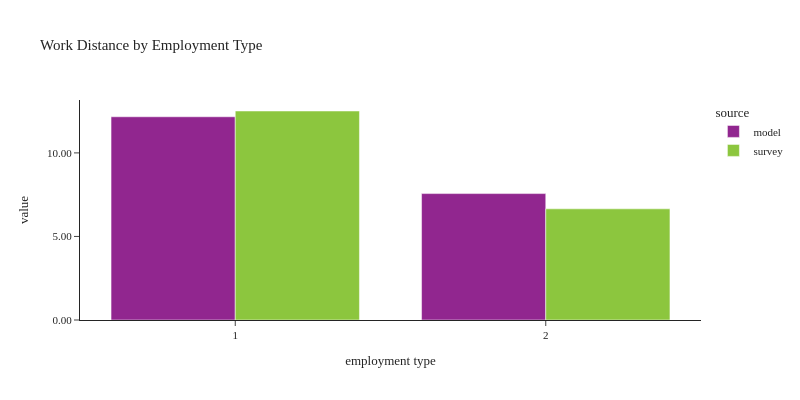

Here is the notebook cell this chart was saved with:
### Code cell
plot_work_location(df_workers, 'pwtyp', 'Employment Type', 'employment type')

### Figure 1 — Plotly figure (JSON) as saved in the notebook; plotly's stock layout.template omitted (floating-point values rounded to 4 significant figures)
{"data": [{"alignmentgroup": "True", "customdata": [[1786229], [436830]], "hovertemplate": "source=model<br>pwtyp=%{x}<br>value=%{y}<br>sample count=%{customdata[0]}<extra></extra>", "legendgroup": "model", "marker": {"color": "#91268F", "pattern": {"shape": ""}}, "name": "model", "offsetgroup": "model", "orientation": "v", "showlegend": true, "textposition": "auto", "type": "bar", "x": [1, 2], "xaxis": "x", "y": [12.16, 7.565], "yaxis": "y"}, {"alignmentgroup": "True", "customdata": [[2335], [488]], "hovertemplate": "source=survey<br>pwtyp=%{x}<br>value=%{y}<br>sample count=%{customdata[0]}<extra></extra>", "legendgroup": "survey", "marker": {"color": "#8CC63E", "pattern": {"shape": ""}}, "name": "survey", "offsetgroup": "survey", "orientation": "v", "showlegend": true, "textposition": "auto", "type": "bar", "x": [1, 2], "xaxis": "x", "y": [12.51, 6.652], "yaxis": "y"}], "layout": {"barmode": "group", "font": {"size": 11}, "height": 400, "legend": {"title": {"text": "source"}, "tracegroupgap": 0}, "title": {"text": "Work Distance by Employment Type"}, "width": 800, "xaxis": {"anchor": "y", "domain": [0.0, 1.0], "title": {"text": "employment type"}}, "yaxis": {"anchor": "x", "domain": [0.0, 1.0], "tickformat": ".2f", "title": {"text": "value"}}}}
